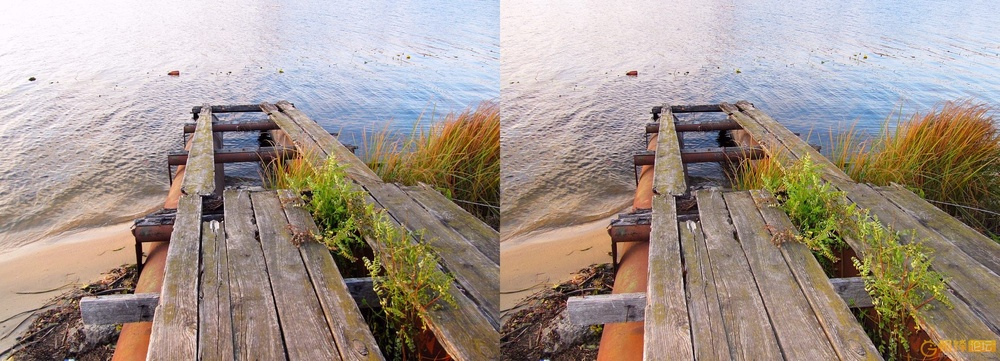
#> input picture pic/2.jpg, 1000 x 361 px, shrunk from 2010 x 726 before the run
$ python picMV.py
#> lines starting #> are read from the running program, lines starting #| are printed output that depends on the picture
import cv2 as cv
import numpy as np

img = cv.imread("./pic/2.jpg")
#> img is the input picture: shape (361, 1000, 3); mean B, G, R 140.7, 149.5, 163
imgL = np.split(img, 2, 1)[0]
imgR = np.split(img, 2, 1)[1]
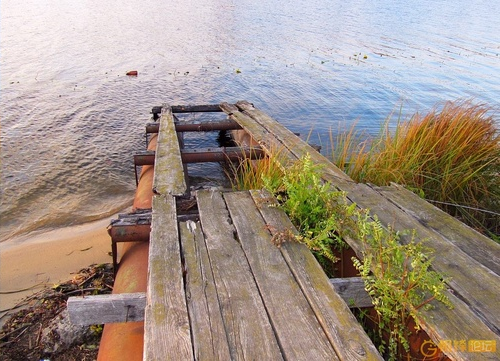
#> imgR: shape (361, 500, 3); mean B, G, R 134.6, 145.6, 159.8

prvs = cv.cvtColor(imgL, cv.COLOR_BGR2GRAY)
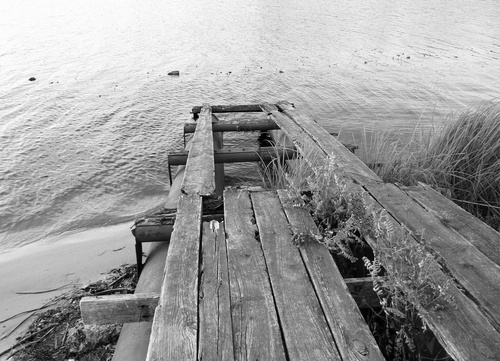
#> prvs: shape (361, 500); min 0, max 254, mean 156.4
hsv = np.zeros_like(imgL)
hsv[..., 1] = 255

next = cv.cvtColor(imgR, cv.COLOR_BGR2GRAY)
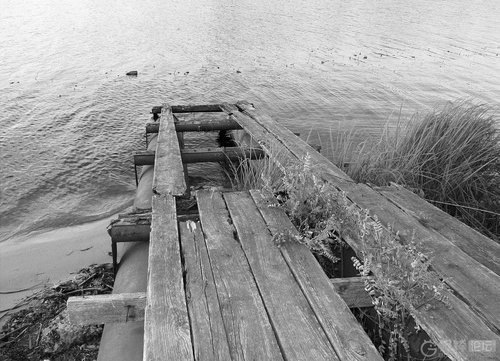
#> next: shape (361, 500); min 0, max 253, mean 148.6
flow = cv.calcOpticalFlowFarneback(prvs, next, None, 0.5, 3, 15, 3, 5, 1.2, 0)
mag, ang = cv.cartToPolar(flow[..., 0], flow[..., 1])
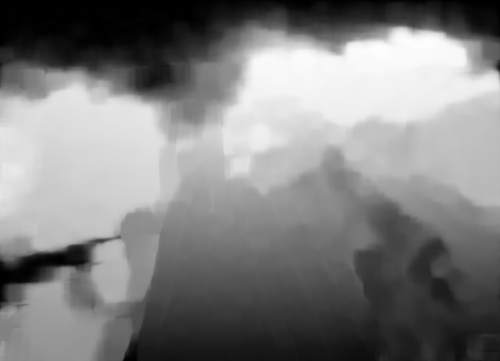
#> mag: shape (361, 500) float32; min 0.000237, max 43.93, mean 22.1; drawn with min black and max white
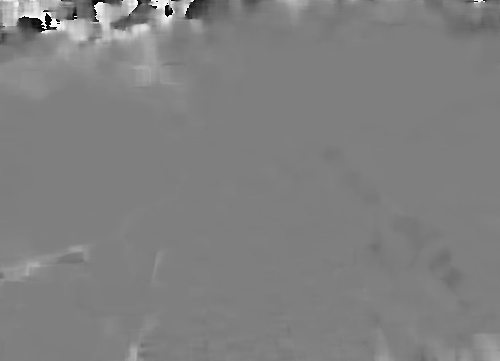
#> ang: shape (361, 500) float32; min 3.75e-05, max 6.28, mean 3.18; drawn with min black and max white
hsv[..., 0] = ang*180/np.pi/2
hsv[..., 2] = cv.normalize(mag, None, 0, 255, cv.NORM_MINMAX)
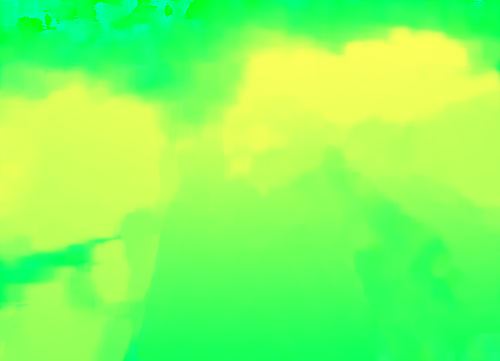
#> hsv: shape (361, 500, 3); mean of channels 0, 1, 2 90.5, 255, 127.9; drawn as B, G, R
bgr = cv.cvtColor(hsv, cv.COLOR_HSV2BGR)
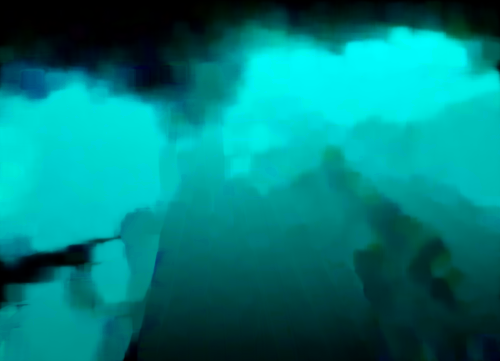
#> bgr: shape (361, 500, 3); mean B, G, R 124.7, 126.1, 0
cv.namedWindow("MotionVector", cv.WINDOW_NORMAL)
cv.namedWindow("frame", cv.WINDOW_NORMAL)
cv.imshow('MotionVector', bgr)
cv.imshow("frame", img)
cv.waitKey(100)


# [106 lines of commented-out code are left out]
